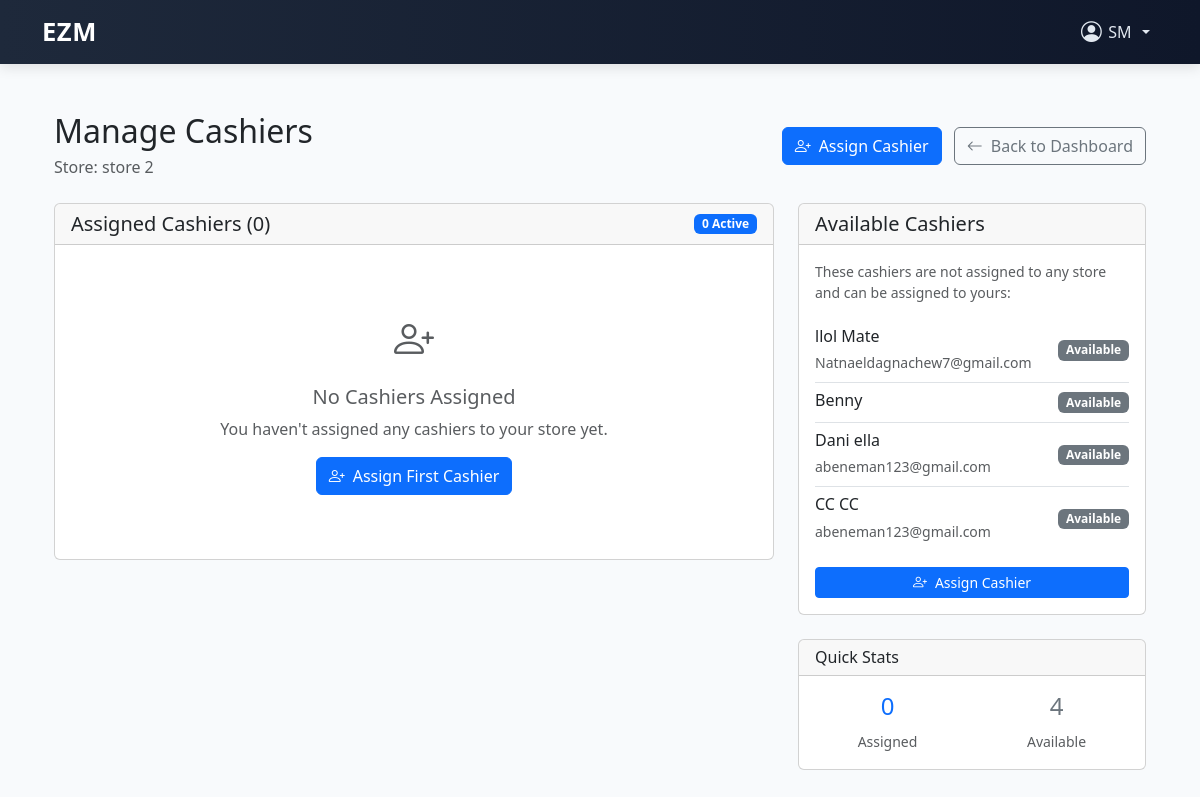
/stores/manager/manage-cashiers/ (signed in), run on an earlier commit of the app's database.
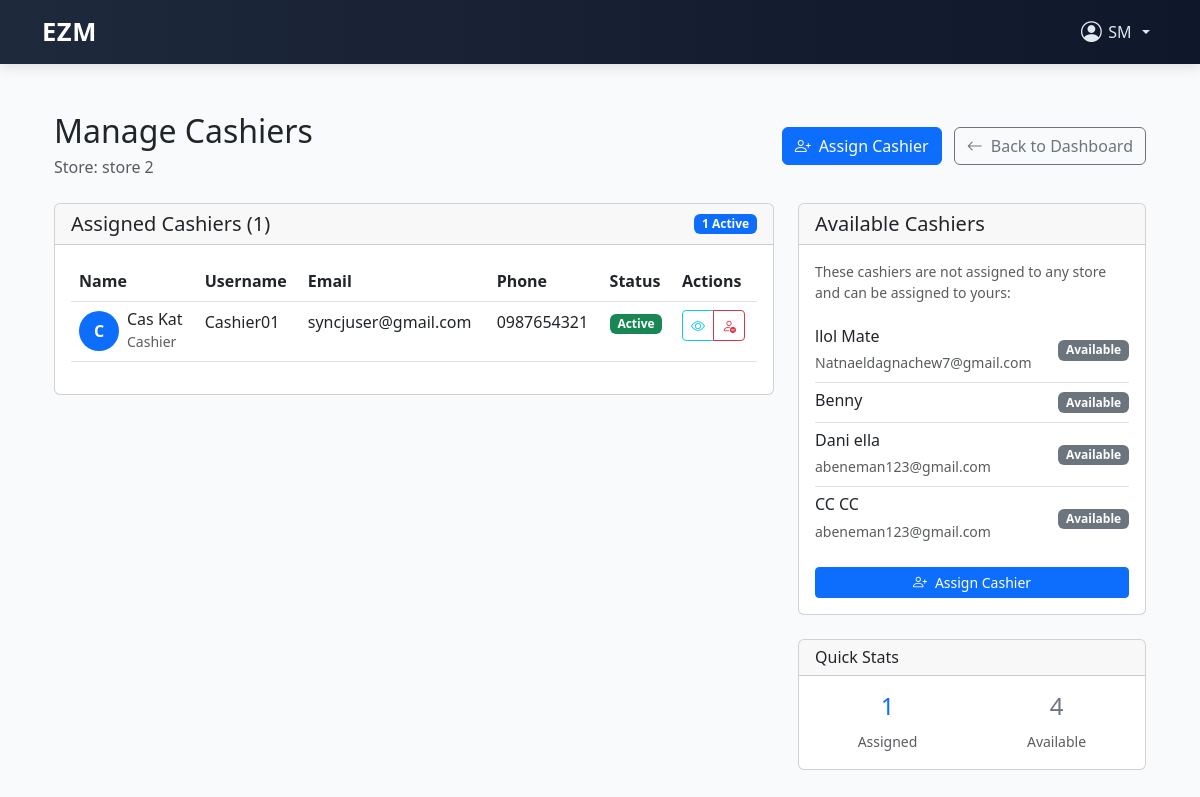
And on a later commit of the database.
### users/models.py (models this page shows)
class CustomUser(AbstractUser):
    ROLE_CHOICES = [
        ('admin', 'Admin'),
        ('head_manager', 'Head Manager'),
        ('store_manager', 'Store Manager'),
        ('cashier', 'Cashier'),
    ]
    role = models.CharField(max_length=20, choices=ROLE_CHOICES)
    store = models.ForeignKey('store.Store', on_delete=models.SET_NULL, null=True, blank=True) # Add this line
    is_first_login = models.BooleanField(default=True)
    phone_number = models.CharField(max_length=20, blank=True)

### store/views.py (the view)
# urls.py: path('manager/manage-cashiers/', views.manage_cashiers, name='manage_cashiers'),
@login_required
def manage_cashiers(request):
    if request.user.role != 'store_manager':
        messages.error(request, "Access denied. Store manager role required.")
        return redirect('login')
    try:
        store = Store.objects.get(store_manager=request.user)
    except Store.DoesNotExist:
        messages.error(request, "You are not assigned to manage any store.")
        return redirect('store_manager_page')
    assigned_cashiers = CustomUser.objects.filter(
        store=store,
        role='cashier',
        is_active=True
    )
    available_cashiers = CustomUser.objects.filter(
        role='cashier',
        is_active=True,
        store__isnull=True
    )
    context = {
        'store': store,
        'assigned_cashiers': assigned_cashiers,
        'available_cashiers': available_cashiers,
    }
    return render(request, 'store/manage_cashiers.html', context)

### store/templates/store/manage_cashiers.html (shortened to what the changed rows need)
{% extends 'base.html' %}
{% block content %}
<div class="container mt-4">
  <div class="row mb-4">
    <div class="col-12">
      <div class="d-flex justify-content-between align-items-center">
        <div>
          <h2 class="mb-1">Manage Cashiers</h2>
        </div>
      </div>
    </div>
  </div>
  <div class="row">
    <div class="col-lg-8">
      <div class="card">
        <div class="card-header d-flex justify-content-between align-items-center">
          <h5 class="mb-0">Assigned Cashiers ({{ assigned_cashiers|length }})</h5>
          <span class="badge bg-primary">{{ assigned_cashiers|length }} Active</span>
        </div>
        <div class="card-body">
          {% if assigned_cashiers %}
          <div class="table-responsive">
            <table class="table table-hover">
              <thead>
                <tr>
                  <th>Name</th>
                  <th>Username</th>
                  <th>Email</th>
                  <th>Phone</th>
                  <th>Status</th>
                  <th>Actions</th>
                </tr>
              </thead>
              <tbody>
                {% for cashier in assigned_cashiers %}
                <tr>
                  <td>
                    <div class="d-flex align-items-center">
                      <div class="avatar-circle bg-primary text-white me-2">
                        {{ cashier.first_name|first|default:cashier.username|first|upper }}
                      </div>
                      <div>
                        <h6 class="mb-0">{{ cashier.get_full_name|default:cashier.username }}</h6>
                        <small class="text-muted">Cashier</small>
                      </div>
                    </div>
                  </td>
                  <td>{{ cashier.username }}</td>
                  <td>{{ cashier.email }}</td>
                  <td>{{ cashier.phone_number|default:"Not provided" }}</td>
                  <td>
                    <span class="badge bg-{% if cashier.is_active %}success{% else %}danger{% endif %}">
                      {% if cashier.is_active %}Active{% else %}Inactive{% endif %}
                    </span>
                  </td>
                  <td>
                    <div class="btn-group" role="group">
                      <button type="button" class="btn btn-sm btn-outline-info" data-bs-toggle="modal" data-bs-target="#cashierModal{{ cashier.id }}">
                        <i class="bi bi-eye"></i>
                      </button>
                      <a href="{% url 'remove_cashier' cashier.id %}"
                         class="btn btn-sm btn-outline-danger"
                         onclick="return confirm('Are you sure you want to remove {{ cashier.get_full_name|default:cashier.username }} from this store?')">
                        <i class="bi bi-person-dash"></i>
                      </a>
                    </div>
                  </td>
                </tr>
                {% endfor %}
              </tbody>
            </table>
          </div>
          {% else %}
          <div class="text-center py-5">
            <i class="bi bi-person-plus fs-1 text-muted"></i>
            <h5 class="text-muted mt-3">No Cashiers Assigned</h5>
            <p class="text-muted">You haven't assigned any cashiers to your store yet.</p>
            <a href="{% url 'assign_cashier' %}" class="btn btn-primary">
              <i class="bi bi-person-plus me-2"></i>Assign First Cashier
            </a>
          </div>
          {% endif %}
        </div>
      </div>
    </div>
    <div class="col-lg-4">
      <div class="card">
        <div class="card-body">
          {% if available_cashiers %}
          <div class="list-group list-group-flush">
            {% for cashier in available_cashiers %}
            <div class="list-group-item d-flex justify-content-between align-items-center px-0">
              <div>
                <h6 class="mb-1">{{ cashier.get_full_name|default:cashier.username }}</h6>
                <small class="text-muted">{{ cashier.email }}</small>
              </div>
              <span class="badge bg-secondary">Available</span>
            </div>
            {% endfor %}
          </div>
          {% else %}
          <div class="text-center py-4">
            <i class="bi bi-person-x fs-2 text-muted"></i>
            <p class="text-muted mt-2 small">No available cashiers</p>
            <p class="text-muted small">All cashiers are either assigned or inactive. Contact your administrator to create new cashier accounts.</p>
          </div>
          {% endif %}
        </div>
      </div>
      <div class="card mt-4">
        <div class="card-body">
          <div class="row text-center">
            <div class="col-6">
              <h4 class="text-primary">{{ assigned_cashiers|length }}</h4>
              <small class="text-muted">Assigned</small>
            </div>
          </div>
        </div>
      </div>
    </div>
  </div>
</div>
{% endblock %}

What changed in the data, as far as the page shows it:
now on this page (row edited): CustomUser: first_name|first "C", get_full_name "Cas Kat", username "Cashier01", email "syncjuser@gmail.com", phone_number "0987654321", is_active "Active", shown under "Assigned Cashiers (1)"
Also different on the page:
{{ assigned_cashiers|length }}: "0" → "1"
text no longer shown: "No Cashiers Assigned You haven't assigned any cashiers to your store yet. Assign First Cashier"
text now shown: "Name Username Email Phone Status Actions"
